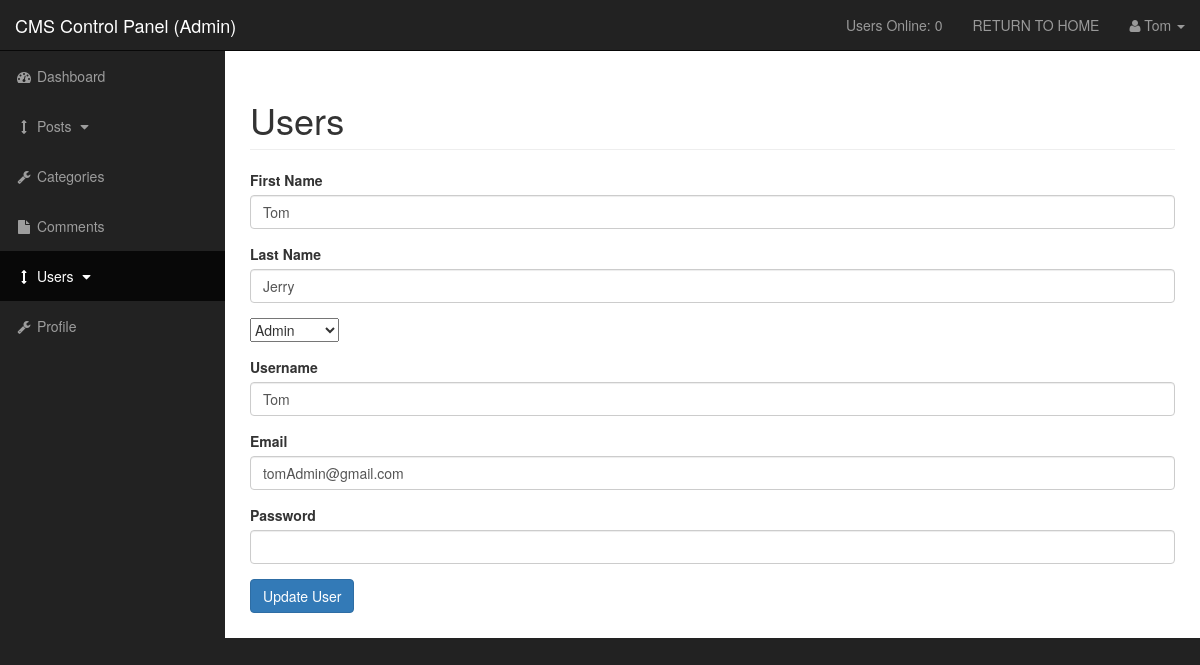
Screenshot of /cms/admin/users.php?source=edit_user&edit_user=21 (signed in) with the database file from the repository.
### tables this page shows
CREATE TABLE `users` (
  `user_id` int(3) NOT NULL,
  `username` varchar(255) NOT NULL,
  `user_password` varchar(255) NOT NULL,
  `user_firstname` varchar(255) NOT NULL,
  `user_lastname` varchar(255) NOT NULL,
  `user_email` varchar(255) NOT NULL,
  `user_image` text NOT NULL,
  `user_role` varchar(255) NOT NULL,
  `rand_salt` varchar(255) NOT NULL DEFAULT '$2y$10$iusesomecrazystrings22$'
);

### cms/admin/includes/edit_user.php (the view, shortened to what this page needs)
<?php
if (isset($_GET['edit_user'])) {
    $user_id = $_GET['edit_user'];
    $query = "SELECT * FROM users WHERE user_id = $user_id";
    $result = mysqli_query($connection, $query);
    $row = mysqli_fetch_assoc($result);
    $user_firstname = $row['user_firstname'];
    $user_lastname = $row['user_lastname'];
    $user_role = $row['user_role'];
    $username = $row['username'];
    $user_email = $row['user_email'];
}
?>
<form action="" method='post' , enctype="multipart/form-data">
    <div class="form-group">
        <label for="user_firstname">First Name</label>
        <input type="text" class='form-control' name='user_firstname' value=<?php echo $user_firstname; ?>>
    </div>
    <div class="form-group">
        <label for="user_lastname">Last Name</label>
        <input type="text" class='form-control' name='user_lastname' value=<?php echo $user_lastname; ?>>
    </div>
    <div class="form-group">
        <select name="user_role" id="user_role">
            <option value=<?php echo $user_role; ?>><?php echo ucfirst($user_role); ?></option>
        </select>
    </div>
    <div class="form-group">
        <label for="username">Username</label>
        <input type="text" class='form-control' name='username' value=<?php echo $username; ?>>
    </div>
    <div class="form-group">
        <label for="user_email">Email</label>
        <input type="email" class='form-control' name='user_email' value=<?php echo $user_email; ?>>
    </div>
    <div class="form-group">
        <label for="user_password">Password</label>
        <input type="password" class='form-control' name='user_password' autocomplete="off">
    </div>
    <div class="form-group">
        <input type="submit" class='btn btn-primary' name='edit_user' value='Update User'>
    </div>
</form>

### cms/admin/css/sb-admin.css (style rules this page uses)
body { margin-top: 100px; background-color: #222; }
@media (min-width:768px) { body { margin-top: 50px; } }

### rows the page displays
users: user_firstname "Tom", user_lastname "Jerry", user_role "Admin", username "Tom", user_email "tomAdmin@gmail.com"

### other values shown
$_SESSION['user_role'] "Admin"
usersOnline() "0"
$_SESSION['username'] "Tom"
